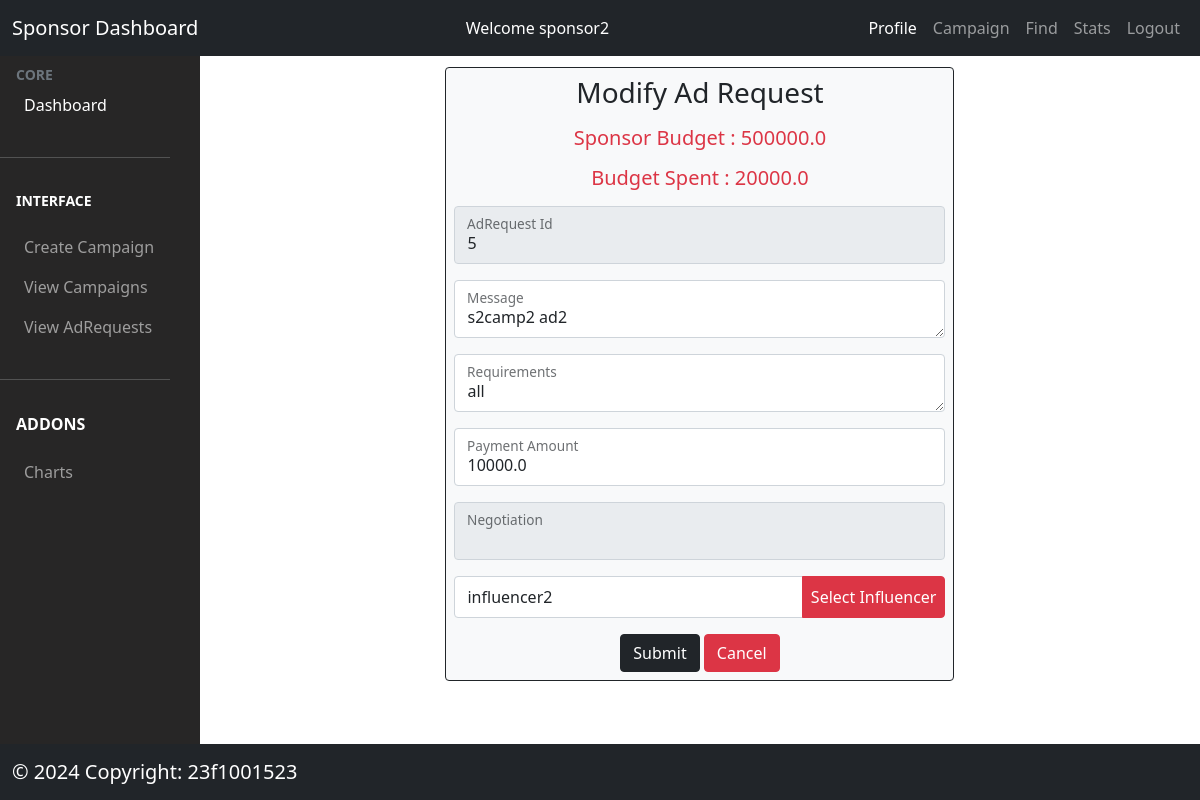
Screenshot of /sponsor/adrequest/modify/5 (signed in) with the database file from the repository.
### models/model.py (models this page shows, shortened)
class Sponsor(db.Model):
  __tablename__ = "sponsors"
  id = db.Column(db.Integer, autoincrement=True, primary_key=True)
  sponsor_id = db.Column(db.String(200), nullable=False, unique=True)
  sponsor_name = db.Column(db.String(300), nullable=False)
  sponsor_password = db.Column(db.String(50), nullable=False)
  industry = db.Column(db.String(200), nullable=False)
  budget = db.Column(db.Float, nullable=False)
  status = db.Column(db.String(200), nullable=False)
  campaigns = db.relationship("Campaign", backref="sponsor", lazy=True)
  create_date = db.Column(db.DateTime, default=datetime.now(timezone.utc))

class AdRequest(db.Model):
  __tablename__ = 'adrequests'
  adrequest_id = db.Column(db.Integer, autoincrement=True, primary_key=True)
  message = db.Column(db.String(500), nullable=False)
  requirements = db.Column(db.String(500), nullable=False)
  payment_amount = db.Column(db.Float, nullable=False)
  status = db.Column(db.String(200),
                     nullable=False)  #PENDING/ACCEPTED/REJECTED
  flag_status = db.Column(db.String(50), nullable=False)  #active or inactive
  campaign_id = db.Column(db.String(200),
                          db.ForeignKey("campaigns.campaign_id"),
                          nullable=False)
  influencer_id = db.Column(db.String(200),
                            db.ForeignKey("influencers.influencer_id"))
  create_date = db.Column(db.DateTime, default=datetime.now(timezone.utc))
  negotiations = db.relationship('Negotiation', backref='adrequest', lazy=True)

### controllers/sponsor.py (the view, shortened to what this page needs)
@app.route('/sponsor/adrequest/modify/<int:id>', methods=['GET', 'POST'])
@login_required_sponsor
def modify_adrequest(id):
  adrequest = AdRequest.query.filter_by(adrequest_id=id).first()
  influencers = Influencer.query.filter_by(status="ACTIVE").all()
  sponsor = Sponsor.query.filter_by(
      sponsor_id=adrequest.campaign.sponsor_id).first()
  negotiations = Negotiation.query.filter_by(adrequest_id=id).first()
  campaigns = Campaign.query.filter_by(
      campaign_id=adrequest.campaign_id).first()
  budget_spent = 0
  for adrequest in campaigns.adrequests:
    budget_spent += adrequest.payment_amount
  return render_template('/sponsor/adrequest_modify_form.html',
                         adrequests=adrequest,
                         sponsor=sponsor,
                         budget_spent=budget_spent,
                         influencers=influencers)

### controllers/usermanager.py (called while the page is built)
def login_required_sponsor(func):
  @wraps(func)
  def wrapper_sponsor(*args, **kwargs):
    if session.get('loggedin') is None or session['user_type'] != 'sponsor':
      flash('You need to login first')
      return redirect(url_for('login'))
    return func(*args, **kwargs)
  return wrapper_sponsor

### templates/sponsor/adrequest_modify_form.html (shortened to what this page needs)
{% extends '/sponsor/sponsor_dashboard.html' %}
{% block content %}
<div class="row justify-content-center mt-2">
  <div class="col-md-6 bg-light border border-dark rounded p-2">
      <h3 class='text-center mb-3'>Modify Ad Request</h3>
    <h5 class='text-center mb-3 text-danger'>Sponsor Budget : {{sponsor.budget}}</h5>
    <h5 class='text-center mb-3 text-danger'>Budget Spent : {{budget_spent}} </h5>
      <form  action='/sponsor/adrequest/modify/{{adrequests.adrequest_id}}' method='POST'>
        <div  class="form-floating mb-3">
          <input type="number" class="form-control" id="adrequest_id" name='adrequest_id' value="{{adrequests.adrequest_id}}" disabled>
          <label for="adrequest_id" class="form-label text-dark" >AdRequest Id</label>
        </div>
        <div  class="form-floating mb-3">
          <textarea type="text" class="form-control" id="message" name='message'>{{adrequests.message}}</textarea>
          <label for="message" class="form-label text-dark">Message</label>
        </div>
        <div  class="form-floating mb-3">
          <textarea type="text" class="form-control" id="requirements" name='requirements'>{{adrequests.requirements}}</textarea>
          <label for="requirements" class="form-label text-dark">Requirements</label>
        </div>
        <div  class="form-floating mb-3">
          <input type="number" class="form-control" id="payment_amount" name='payment_amount' value='{{adrequests.payment_amount}}'>
          <label for="payment_amount" class="form-label text-dark">Payment Amount</label>
        </div>
        <div  class="form-floating mb-3">
          <input type="text" class="form-control" id="negotiation" name='negotiation' value='{{adrequests.negotiation}}' disabled>
          <label for="negotiation" class="form-label text-dark">Negotiation</label>
        </div>
        {% if adrequests.campaign. visibility=="Private"%}
          <div class="input-group">
              <input type="text" class="form-control" id="influencer_id" placeholder="Enter Ifluencer Id" name="influencer_id" value="{{adrequests.influencer_id}}" required>
            <button type="button" class="btn btn-danger p-2" data-bs-toggle="modal" data-bs-target="#searchInfluencerId">
            Select Influencer
            </button>
          </div>
        {% endif %}
        <div class='text-center mt-3'>
        <button type="submit" class="btn btn-dark">Submit</button>
        <a class="btn btn-danger" href='/sponsor/campaign/show' class="btn btn-danger text-white">Cancel</a></div>
      </form>
  </div>
</div>
{% endblock %}

### rows the page displays
Sponsor: budget "500000.0"
AdRequest: adrequest_id "5", message "s2camp2 ad2", requirements "all", payment_amount "10000.0", influencer_id "influencer2"

### other values shown
{{ session['user_id'] }} "sponsor2"
{{ budget_spent }} "20000.0"
